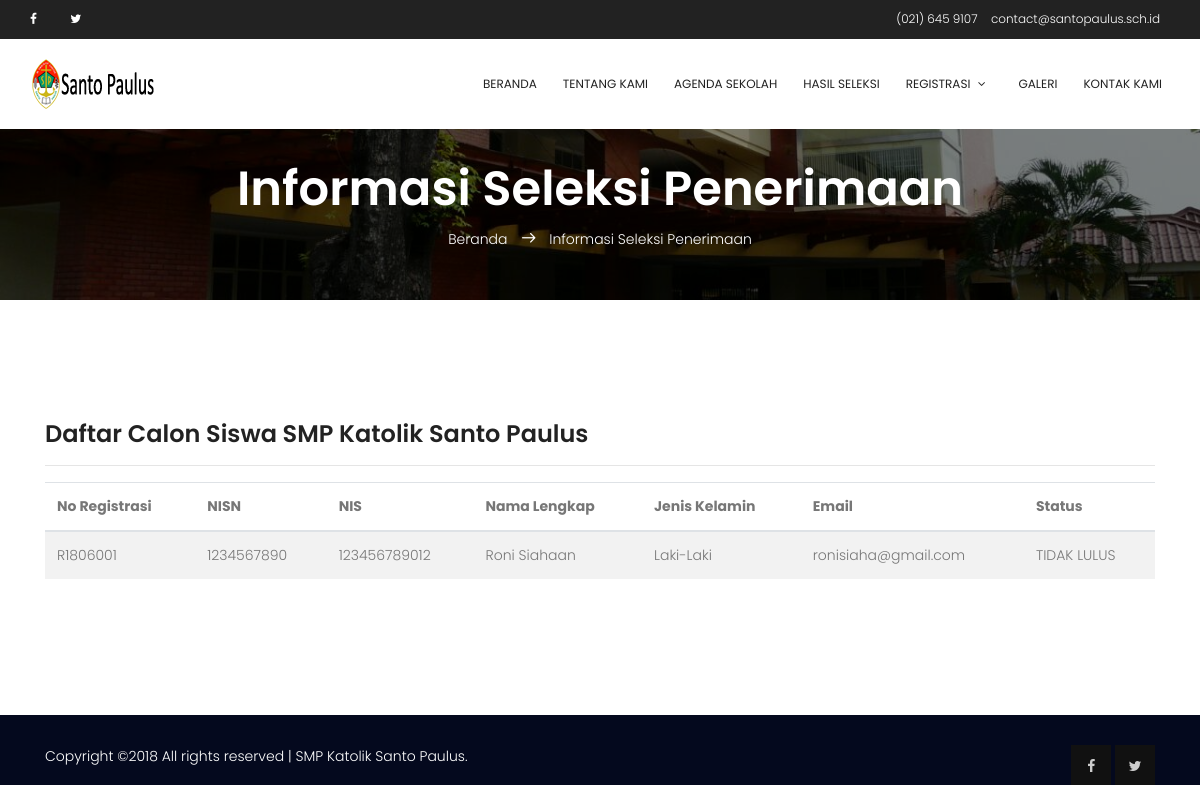
/?page=pengumuman, run on the app's committed database.
### tables this page shows
CREATE TABLE `registrasi` (
  `reg_id` varchar(8) NOT NULL,
  `reg_date` date NOT NULL,
  `cs_nisn` varchar(10) NOT NULL,
  `reg_status` tinyint(4) NOT NULL COMMENT '1:process,2:file_verified,3:pass,4:not_pass'
);

CREATE TABLE `calon_siswa` (
  `cs_id` int(11) NOT NULL,
  `cs_nisn` varchar(10) NOT NULL,
  `cs_nis` varchar(12) NOT NULL,
  `cs_nama_lengkap` varchar(100) NOT NULL,
  `cs_tmpt_lahir` varchar(100) NOT NULL,
  `cs_tgl_lahir` date NOT NULL,
  `cs_jkel` enum('L','P') NOT NULL,
  `cs_agama` varchar(35) NOT NULL,
  `cs_no_tlp` varchar(36) NOT NULL,
  `cs_alamat_lengkap` text NOT NULL,
  `cs_nama_ayah` varchar(100) NOT NULL,
  `cs_nama_ibu` varchar(100) NOT NULL,
  `cs_nama_wali` varchar(100) NOT NULL,
  `cs_asal_sekolah` varchar(100) NOT NULL,
  `cs_email` varchar(100) NOT NULL
);

### digi_canvas.php (called while the page is built, shortened)
<?php
require("includes/constants.php");
require('includes/class.db.php');
$database = DB::getInstance();
include("template/v_header.php");
include("template/v_content.php");
include("template/v_footer.php");
?>

### includes/constants.php (called while the page is built, shortened)
<?php
$baseurl = "http://".$_SERVER['HTTP_HOST'].str_replace(basename($_SERVER['SCRIPT_NAME']),"",$_SERVER['SCRIPT_NAME']);
?>

### includes/class.db.php (called while the page is built, shortened)
<?php
class DB
{
    private $link = null;
    static $inst = null;
    public function __construct()
    {
        try {
            $this->link = new mysqli( DB_HOST, DB_USER, DB_PASS, DB_NAME );
            $this->link->set_charset( "utf8" );
        } catch ( Exception $e ) {
            die( 'Unable to connect to database' );
        }
    }
    public function get_results( $query, $object = false )
    {
        $results = $this->link->query( $query );
        if( $this->link->error )
        {
            $this->log_db_errors( $this->link->error, $query );
            return false;
        }
        else
        {
            $row = array();
            while( $r = ( !$object ) ? $results->fetch_assoc() : $results->fetch_object() )
            {
                $row[] = $r;
            }
            return $row;
        }
    }
    static function getInstance()
    {
        if( self::$inst == null )
        {
            self::$inst = new DB();
        }
        return self::$inst;
    }
}

### modules/pengumuman/page_pengumuman.php (the view, shortened to what this page needs)
<?php
    $pagetitle = "Informasi Seleksi Penerimaan";
?>
<section class="banner-area relative">
    <div class="overlay overlay-bg"></div>
    <div class="container">
        <div class="row d-flex align-items-center justify-content-center">
            <div class="about-content col-lg-12">
                <h1 class="text-white">
                    <?php echo ucfirst($pagetitle);?>
                </h1>
                <p class="text-white link-nav"><a href="<?php echo $baseurl;?>">Beranda </a>  <span class="lnr lnr-arrow-right"></span>  <?php echo ucfirst($pagetitle);?></p>
            </div>
        </div>
    </div>
</section>
<section class="section-gap">
<div class="container">
    <div class="row">
        <div class="col-md-12">
            <h3>Daftar Calon Siswa SMP Katolik Santo Paulus</h3><hr>
            <table id="data_grid" class="table table-striped">
            <thead>
                <tr>
                    <th>No Registrasi</th>
                    <th>NISN</th>
                    <th>NIS</th>
                    <th>Nama Lengkap</th>
                    <th>Jenis Kelamin</th>
                    <th>Email</th>
                    <th>Status</th>
                </tr>
            </thead>
            <tbody>
            <?php
                $query = "SELECT r.reg_id, r.reg_status, c.* "
                        . "FROM registrasi AS r INNER JOIN calon_siswa AS c ON r.cs_nisn = c.cs_nisn "
                        . "WHERE r.reg_status <> 0 ORDER BY reg_id ASC";
                $results = $database->get_results( $query );
                foreach( $results as $row )
                {
                    $gender = $row["cs_jkel"] == "L" ? "Laki-Laki" : "Perempuan";
                    $stat = (int)$row["reg_status"];
                    switch ($stat){
                        case 4:
                            $status = strtoupper("tidak lulus");
                        break;
                    }
                        echo '<td>'.$row["reg_id"].'</td>';
                        echo '<td>'.$row["cs_nisn"].'</td>';
                        echo '<td>'.$row["cs_nis"].'</td>';
                        echo '<td>'.$row["cs_nama_lengkap"].'</td>';
                        echo '<td>'.$gender.'</td>';
                        echo '<td>'.$row["cs_email"].'</td>';
                        echo '<td>'.$status.'</td>';
                }
            ?>
            </tbody>
            </table>
        </div>
    </div>
</div>
</section>

### assets/css/main.css (style rules this page uses)
body { color:#777;font-family:"Poppins",sans-serif;font-size:14px;font-weight:300;line-height:1.625em;position:relative }
a { -webkit-transition:all 0.3s ease 0s;-moz-transition:all 0.3s ease 0s;-o-transition:all 0.3s ease 0s;transition:all 0.3s ease 0s }
a,a:focus,a:hover { text-decoration:none;outline:0 }
h1,h2,h3,h4,h5,h6 { font-family:"Poppins",sans-serif;color:#222;line-height:1.2em !important;margin-bottom:0;margin-top:0;font-weight:600 }
h1,.h1 { font-size:36px }
h3,.h3 { font-size:24px }
td,th { border-radius:0px }
.text-white { color:#fff }
.relative { position:relative }
.overlay { position:absolute;left:0;right:0;top:0;bottom:0 }
h1 { font-size:36px }
h3 { font-size:24px }
h1,h2,h3,h4,h5,h6 { line-height:1.5em }
.section-gap { padding:120px 0 }
.banner-area { background:url(../img/banner-bg.jpg) center;background-size:cover }
.banner-area .overlay { background:#000;opacity:.5 }
.link-nav { margin-top:10px;margin-bottom:0px }
.about-content { margin-top:110px;padding:50px 0px;text-align:center }
.about-content h1 { font-size:48px;font-weight:600 }
.about-content a { color:#fff;font-weight:300;font-size:14px }
.about-content .lnr { margin:0px 10px;font-weight:600 }

### data on the page
registrasi: reg_id "R1806001", calon_siswa.cs_nisn "1234567890", calon_siswa.cs_nis "123456789012", calon_siswa.cs_nama_lengkap "Roni Siahaan", calon_siswa.cs_jkel "Laki-Laki", calon_siswa.cs_email "ronisiaha@gmail.com", status "TIDAK LULUS"

### other printed values
INFO_EMAIL "contact@santopaulus.sch.id"
$pagetitle "Informasi Seleksi Penerimaan"
WEB_TITLE "SMP Katolik Santo Paulus"
